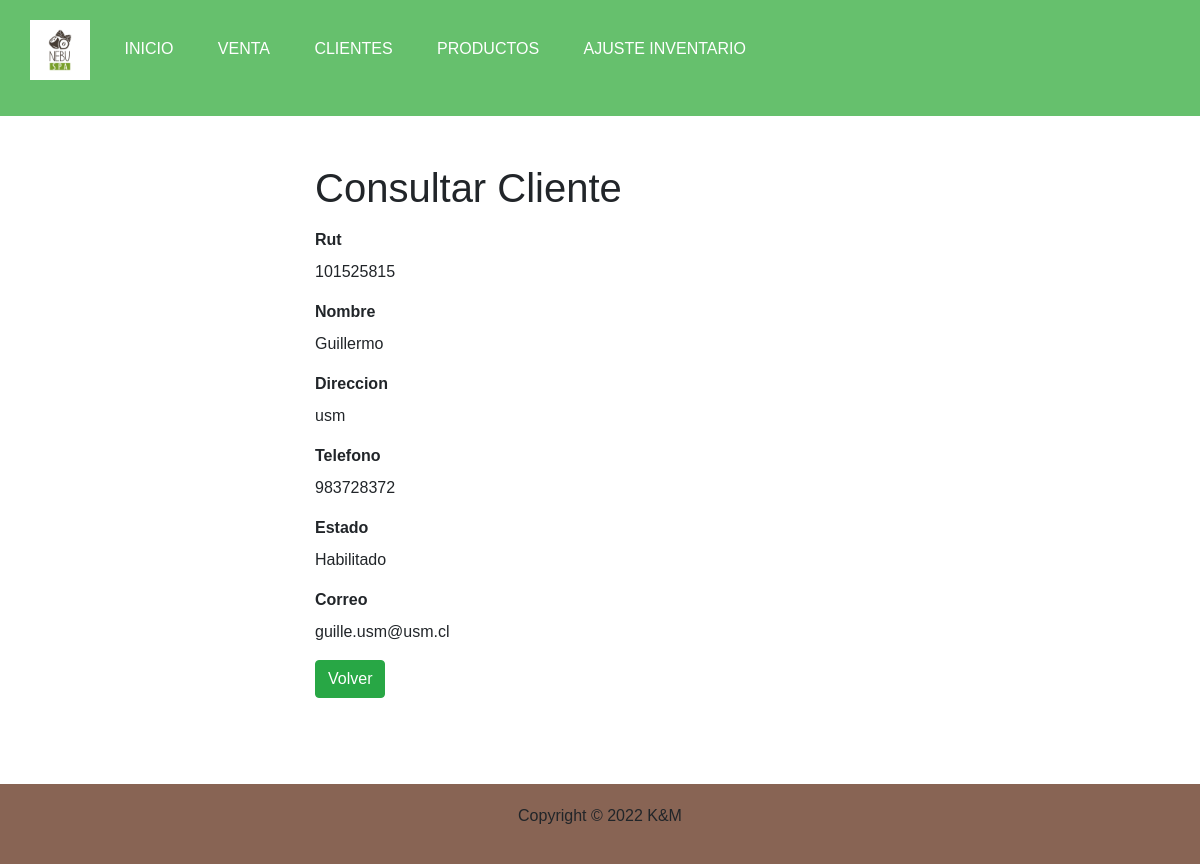
Page /read.php?rut_cliente=101525815 on the committed database.
### tables this page shows
CREATE TABLE `cliente` (
  `rut_cliente` varchar(9) NOT NULL,
  `nombre` varchar(50) NOT NULL,
  `direccion` varchar(100) DEFAULT NULL,
  `telefono` varchar(15) DEFAULT NULL,
  `estado` tinyint(1) NOT NULL DEFAULT 1,
  `correo` varchar(100) DEFAULT NULL
);

### read.php (the view, shortened to what this page needs)
<?php
if(isset($_GET["rut_cliente"]) && !empty(trim($_GET["rut_cliente"]))){
    require_once "config.php";
    $sql = "SELECT * FROM cliente WHERE rut_cliente = ?";
    if($stmt = mysqli_prepare($link, $sql)){
    mysqli_stmt_bind_param($stmt, "i", $param_id);
    if(mysqli_stmt_execute($stmt)){
    $result = mysqli_stmt_get_result($stmt);
    if(mysqli_num_rows($result) == 1){
    $row = mysqli_fetch_array($result, MYSQLI_ASSOC);
    } else{
    header("location: error.php");
    exit();
    }
    } else{
    echo "Oops! Something went wrong. Please try again
    later.";
    }
    }
    } else{
    header("location: error.php");
    exit();
    }
    ?>
<!DOCTYPE html>
<html lang="en">
<head>
<link rel="stylesheet"
href="https://stackpath.bootstrapcdn.com/bootstrap/4.5.2/css/bootstrap
.min.css">
</head>
<body>
<?php
require 'header.php';
?>
<div class="wrapper">
<div class="container-fluid">
<div class="row">
<div class="col-md-12">
<h1 class="mt-5 mb-3">Consultar Cliente</h1>
<div class="form-group">
<label><b>Rut</b></label>
<p><?php echo $row["rut_cliente"]; ?></p>
</div>
<div class="form-group">
<label><b>Nombre</b></label>
<p><?php echo $row["nombre"]; ?></p>
</div>
<div class="form-group">
<label><b>Direccion</b></label>
<p><?php echo $row["direccion"]; ?></p>
</div>
<div class="form-group">
<label><b>Telefono</b></label>
<p><?php echo $row["telefono"]; ?></p>
</div>
<div class="form-group">
<label><b>Estado</b></label>
<p><?php
if ($row["estado"] = 1){
    echo "Habilitado";
}else{
    echo "Inhabilitado";
}
?></p>
</div>
<div class="form-group">
<label><b>Correo</b></label>
<p><?php echo $row["correo"]; ?></p>
</div>
<p><a href="cliente.php" class="btn
btn-success">Volver</a></p>
</div>
</div>
</div>
</div>
<?php
require 'footer.php';
?>
</body>
</html>

### css/default.css (style rules this page uses)
* { padding: 0; margin: 0; }
body { font-family: Arial, Helvetica, sans-serif; background-color: white; position: relative; padding-bottom: 150px; min-height: 100vh; }

### read.php (style rules this page uses)
.wrapper { width: 600px; margin: 0 auto; }

### rows in the picture
cliente: rut_cliente "101525815", nombre "Guillermo", direccion "usm", telefono "983728372", correo "guille.usm@usm.cl"
